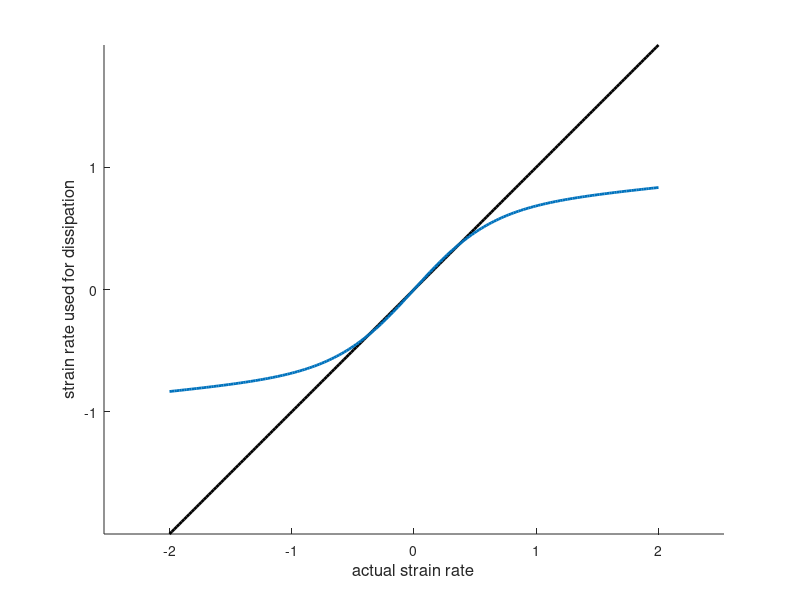

MATLAB code to generate this figure:


strain_rate_SX = linspace(-2,2,200);

parameters.v_saturation = 1;
parameters.saturated_v_gain = 0.1;

cte = pi/(2*parameters.v_saturation);
v_deformation = 1/cte*tanh(cte.*strain_rate_SX) +...
    parameters.saturated_v_gain * strain_rate_SX;


figure
hold on
plot(strain_rate_SX,strain_rate_SX,'-k','LineWidth',2)
plot(strain_rate_SX, v_deformation,'LineWidth',2)

axis equal
xlabel('actual strain rate','FontSize',12)
ylabel('strain rate used for dissipation','FontSize',12)
